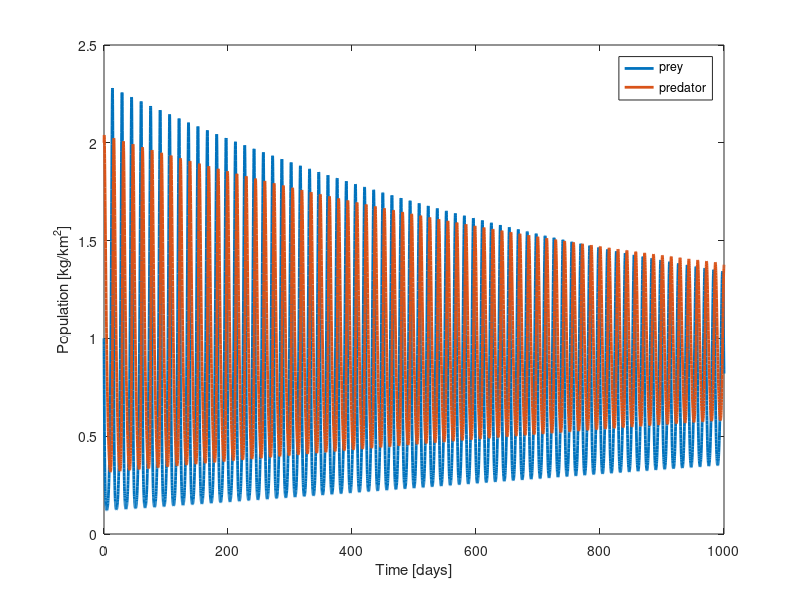
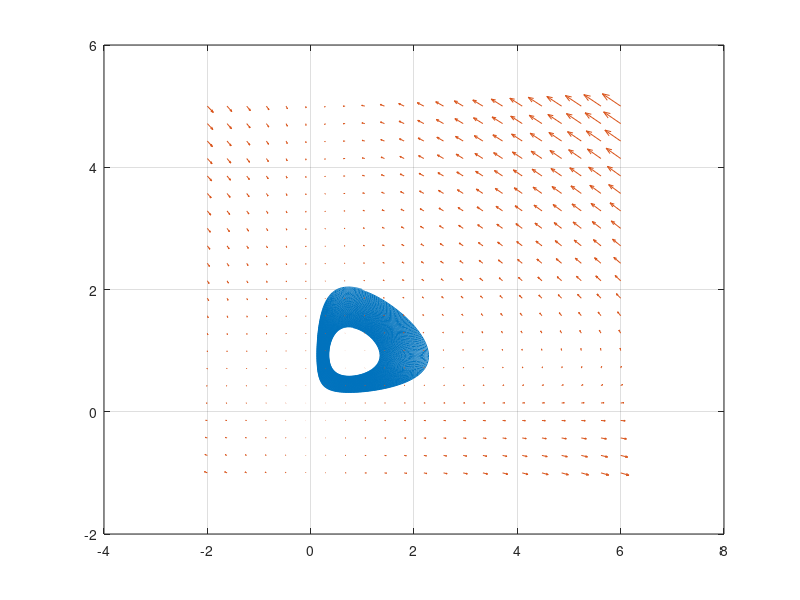

Source code (MATLAB) for these figures, in order: (Note: this script raises an error after producing the figures.)
% Same system with a Holling type II harvesting term, 1000-day simulation and phase plane.
% Listing from the report's appendix.
% Define the parameters
alpha = 0.7;
K = 100;
mu = 0.75;
beta = 0.4;
gamma = 0.03;
epsilon = 0.9;
b = 0.05;

%Define the three different harvesting strategies
%hv_1 = b;
%hv_2 = epsilon*y(2); 
%hv_3 = epsilon*y(2)/(1+b*y(2));

% Define the system of differential equations
ode = @(t, y) [alpha*(1 - y(1)/K)*y(1) - mu*y(1)*y(2); beta*y(1)*y(2) - y(2)*gamma - epsilon*y(2)/(1/0.3+b*y(2))];

% Set the initial conditions
initial_conditions = [1; 2];

% Solve the system numerically using ode45
options = odeset('RelTol', 1e-6, 'AbsTol', 1e-9);
[t, y] = ode45(ode, [0,1000], initial_conditions, options);

% Plot the results
figure;
plot(t, y(:, 1), 'LineWidth', 2, 'DisplayName', 'prey');
hold on;
plot(t, y(:, 2), 'LineWidth', 2, 'DisplayName', 'predator');
xlabel('Time [days]');
ylabel('Population [kg/km^2]');
legend();

figure;
plot(y(:,1),y(:,2));
hold on
grid on 
y1 = linspace(-2,6,22);
y2 = linspace(-1,5,22);
[x,y] = meshgrid(y1,y2);
u = zeros(size(x));
v = zeros(size(x));
t=0;
for i = 1:numel(x)
    % Calculating gradient value for a and b
    Yprime = ode(t,[x(i); y(i)]);
    u(i) = Yprime(1);
    v(i) = Yprime(2);
end
quiver(x,y,u,v,'AutoScale',10);
hold on
title('Phase Plane Plot');
xlabel('Prey Population [kg of prey/km^2]');
ylabel('Predator Population [kg of predator/km^2]');
